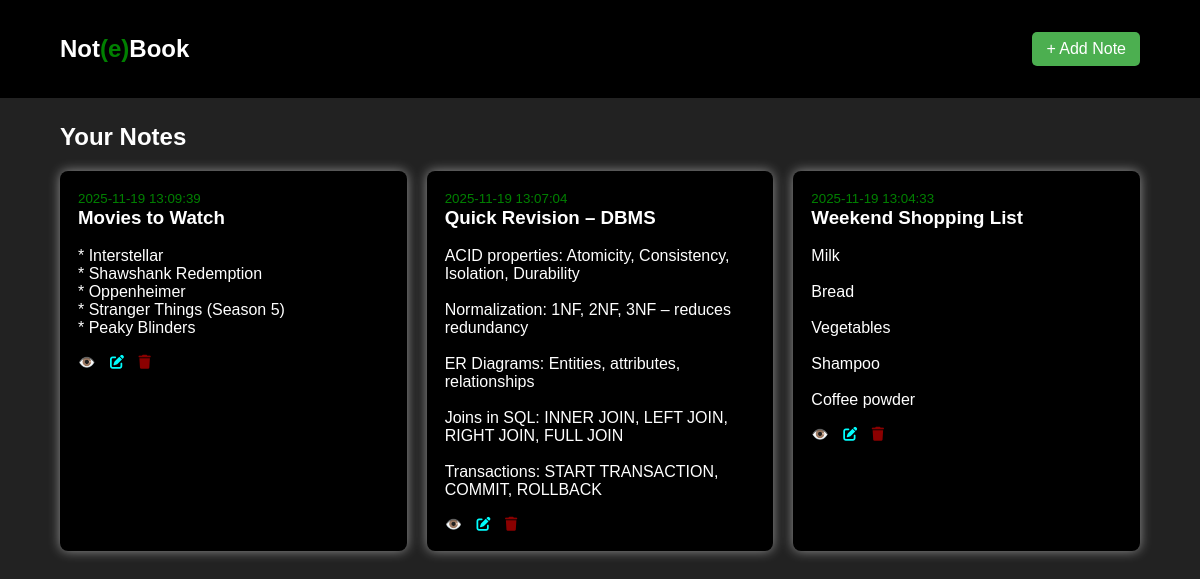
The page / on the database its author committed.
### tables this page shows
CREATE TABLE notes (
            id INTEGER PRIMARY KEY AUTOINCREMENT,
            title TEXT NOT NULL,
            content TEXT NOT NULL
        , created_at TEXT);

### app.py (the view)
@app.route("/")
def home():
    conn = sqlite3.connect("notes.db")
    c = conn.cursor()
    c.execute("SELECT id, title, content, created_at FROM notes ORDER BY id DESC")
    notes = c.fetchall()
    conn.close()
    return render_template("home.html", notes=notes)

### templates/home.html
{% extends "base.html" %}
{% block content %}
<h2 style="color: white;">Your Notes</h2>
<div class="notes-grid">
    {% for note in notes %}
    <div class="card">
        <small style="color: green;">{{ note[3] }}</small>
        <h3>{{ note[1] }}</h3>
        <p>{{ note[2] | replace('\n', '<br>') | safe }}</p>
        <div class="actions">
    <a href="/view/{{ note[0] }}" style="text-decoration: none;">👁️</a>
    <a href="/edit/{{ note[0] }}" class="icon-btn edit"><i class="fa-solid fa-pen-to-square" style="color: cyan;"></i></a>
    <a href="/delete/{{ note[0] }}" class="icon-btn delete"><i class="fa-solid fa-trash" style="color: darkred;"></i></a>
</div>
    </div>
    {% endfor %}
</div>
{% endblock %}

### templates/base.html (shortened to what this page needs)
<!DOCTYPE html>
<html lang="en">
<head>
    <link rel="stylesheet" href="/static/style.css">
    <link rel="stylesheet" href="https://cdnjs.cloudflare.com/ajax/libs/font-awesome/6.5.0/css/all.min.css">
</head>
<body>
<nav class="navbar">
    <div class="container">
        <h2 class="logo"><a href="/">Not<span style="color: green;">(e)</span>Book</a></h2>
        <a href="/add" class="btn primary">+ Add Note</a>
    </div>
</nav>
<div class="container">
    {% block content %}{% endblock %}
</div>
</body>
</html>

### static/style.css (style rules this page uses)
body { font-family:'Gill Sans', 'Gill Sans MT', Calibri, 'Trebuchet MS', sans-serif; margin: 0; background: #222; color: #333; }
.navbar { background: black; padding: 15px 0; }
.navbar .container { width: 90%; margin: auto; display: flex; justify-content: space-between; align-items: center; }
.logo a { color: white; text-decoration: none; }
.btn { padding: 8px 14px; border-radius: 5px; text-decoration: none; display: inline-block; }
.btn.primary { background: #4CAF50; color: white; }
.container { width: 90%; margin: 25px auto; }
.notes-grid { display: grid; grid-template-columns: repeat(auto-fill, minmax(280px, 1fr)); gap: 20px; }
.card { background: black; padding: 18px; border-radius: 8px; color: white; box-shadow: 0 0 12px rgba(255, 255, 255, 0.5); }
.card h3 { margin-top: 0; }
.card .actions a { margin-right: 10px; font-size: 14px; }

### rows shown on the page
notes: created_at "2025-11-19 13:09:39", title "Movies to Watch", content "* Interstellar * Shawshank Redemption * Oppenheimer * Stranger Things (Season 5) * Peaky Blinders"
notes: created_at "2025-11-19 13:07:04", title "Quick Revision – DBMS", content "ACID properties: Atomicity, Consistency, Isolation, Durability Normalization: 1NF, 2NF, 3NF – reduces redundancy ER Diagrams: Entities, attributes, relationships Joins in SQL: INNER JOIN, LEFT JOIN, RIGHT JOIN, FULL JOIN Transactions: START TRANSACTION, COMMIT, ROLLBACK"
notes: created_at "2025-11-19 13:04:33", title "Weekend Shopping List", content "Milk Bread Vegetables Shampoo Coffee powder"
